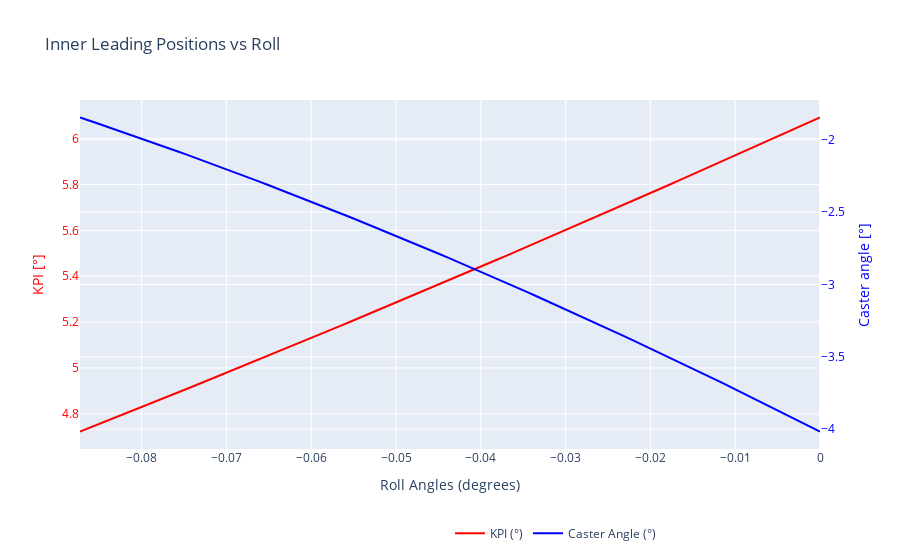

Notebook code cell kept with this figure:
### Code cell
# Plot KPI/Caster vs roll

# Create the plot
fig = go.Figure()

# Add king pin incl
fig.add_trace(
    go.Scatter(
        x=results_df["roll_angle"],
        y=results_df["kingpin_inclination_deg"],
        mode='lines',
        marker=dict(color='red'),
        name='KPI (°)',
        yaxis='y'  # Primary y-axis
    )
)

# Add caster angle 
fig.add_trace(
    go.Scatter(
        x=results_df["roll_angle"],
        y=results_df["camber_angle_deg"],
        mode='lines',
        marker=dict(color='blue'),
        name='Caster Angle (°)',
        yaxis='y2'  # Secondary y-axis
    )
)

# Update layout to add the secondary y-axis
fig.update_layout(
    title='Inner Leading Positions vs Roll',
    xaxis=dict(title='Roll Angles (degrees)'),
    yaxis=dict(
        title='KPI [°]',
        titlefont=dict(color='red'),
        tickfont=dict(color='red')
    ),
    yaxis2=dict(
        title='Caster angle [°]',
        titlefont=dict(color='blue'),
        tickfont=dict(color='blue'),
        anchor='x',
        overlaying='y',
        side='right'
    ),
    legend=dict(x=0.5, y=-0.2, orientation='h')  # Adjust legend position if needed
)

# Show the figure
fig.show()
